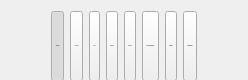
    <widget class="QWidget" name="wTabHeader" native="true">
     <property name="sizePolicy">
      <sizepolicy hsizetype="Preferred" vsizetype="Fixed">
       <horstretch>0</horstretch>
       <verstretch>0</verstretch>
      </sizepolicy>
     </property>
     <property name="minimumSize">
      <size>
       <width>0</width>
       <height>80</height>
      </size>
     </property>
     <property name="maximumSize">
      <size>
       <width>16777215</width>
       <height>80</height>
      </size>
     </property>
     <property name="styleSheet">
      <string notr="true"/>
     </property>
     <layout class="QHBoxLayout" name="horizontalLayout_2">
      <item>
       <spacer name="horizontalSpacer_9">
        <property name="orientation">
         <enum>Qt::Horizontal</enum>
        </property>
        <property name="sizeHint" stdset="0">
         <size>
          <width>40</width>
          <height>20</height>
         </size>
        </property>
       </spacer>
      </item>
      <item>
       <widget class="TokenizableToolButton" name="bGeneral">
        <property name="minimumSize">
         <size>
          <width>0</width>
          <height>70</height>
         </size>
        </property>
        <property name="maximumSize">
         <size>
          <width>16777215</width>
          <height>70</height>
         </size>
        </property>
        <property name="font">
         <font>
          <pointsize>-1</pointsize>
          <bold>false</bold>
         </font>
        </property>
        <property name="cursor">
         <cursorShape>PointingHandCursor</cursorShape>
        </property>
        <property name="focusPolicy">
         <enum>Qt::StrongFocus</enum>
        </property>
        <property name="text">
         <string>General</string>
        </property>
        <property name="icon">
         <iconset resource="../Resources_common.qrc">
          <normaloff>:/settings-general</normaloff>:/settings-general</iconset>
        </property>
        <property name="iconSize">
         <size>
          <width>25</width>
          <height>25</height>
         </size>
        </property>
        <property name="checkable">
         <bool>true</bool>
        </property>
        <property name="checked">
         <bool>true</bool>
        </property>
        <property name="autoExclusive">
         <bool>true</bool>
        </property>
        <property name="toolButtonStyle">
         <enum>Qt::ToolButtonTextUnderIcon</enum>
        </property>
        <property name="normal_off" stdset="0">
         <string notr="true">icon-secondary</string>
        </property>
        <property name="normal_on" stdset="0">
         <string notr="true">icon-primary</string>
        </property>
       </widget>
      </item>
      <item>
       <widget class="TokenizableToolButton" name="bAccount">
        <property name="minimumSize">
         <size>
          <width>0</width>
          <height>70</height>
         </size>
        </property>
        <property name="maximumSize">
         <size>
          <width>16777215</width>
          <height>70</height>
         </size>
        </property>
        <property name="font">
         <font>
          <pointsize>-1</pointsize>
          <bold>false</bold>
         </font>
        </property>
        <property name="cursor">
         <cursorShape>PointingHandCursor</cursorShape>
        </property>
        <property name="focusPolicy">
         <enum>Qt::StrongFocus</enum>
        </property>
        <property name="text">
         <string>Account</string>
        </property>
        <property name="icon">
         <iconset resource="../Resources_common.qrc">
          <normaloff>:/settings-account</normaloff>:/settings-account</iconset>
        </property>
        <property name="iconSize">
         <size>
          <width>25</width>
          <height>25</height>
         </size>
        </property>
        <property name="checkable">
         <bool>true</bool>
        </property>
        <property name="autoExclusive">
         <bool>true</bool>
        </property>
        <property name="toolButtonStyle">
         <enum>Qt::ToolButtonTextUnderIcon</enum>
        </property>
        <property name="normal_off" stdset="0">
         <string notr="true">icon-secondary</string>
        </property>
        <property name="normal_on" stdset="0">
         <string notr="true">icon-primary</string>
        </property>
       </widget>
      </item>
      <item>
       <widget class="TokenizableToolButton" name="bSyncs">
        <property name="minimumSize">
         <size>
          <width>0</width>
          <height>70</height>
         </size>
        </property>
        <property name="maximumSize">
         <size>
          <width>16777215</width>
          <height>70</height>
         </size>
        </property>
        <property name="font">
         <font>
          <pointsize>-1</pointsize>
          <bold>false</bold>
         </font>
        </property>
        <property name="cursor">
         <cursorShape>PointingHandCursor</cursorShape>
        </property>
        <property name="focusPolicy">
         <enum>Qt::StrongFocus</enum>
        </property>
        <property name="text">
         <string>Sync</string>
        </property>
        <property name="icon">
         <iconset resource="../Resources_common.qrc">
          <normaloff>:/settings-sync</normaloff>:/settings-sync</iconset>
        </property>
        <property name="iconSize">
         <size>
          <width>25</width>
          <height>25</height>
         </size>
        </property>
        <property name="checkable">
         <bool>true</bool>
        </property>
        <property name="autoExclusive">
         <bool>true</bool>
        </property>
        <property name="toolButtonStyle">
         <enum>Qt::ToolButtonTextUnderIcon</enum>
        </property>
        <property name="normal_off" stdset="0">
         <string notr="true">icon-secondary</string>
        </property>
        <property name="normal_on" stdset="0">
         <string notr="true">icon-primary</string>
        </property>
       </widget>
      </item>
      <item>
       <widget class="TokenizableToolButton" name="bBackup">
        <property name="minimumSize">
         <size>
          <width>0</width>
          <height>70</height>
         </size>
        </property>
        <property name="maximumSize">
         <size>
          <width>16777215</width>
          <height>70</height>
         </size>
        </property>
        <property name="font">
         <font>
          <pointsize>-1</pointsize>
          <bold>false</bold>
         </font>
        </property>
        <property name="cursor">
         <cursorShape>PointingHandCursor</cursorShape>
        </property>
        <property name="focusPolicy">
         <enum>Qt::StrongFocus</enum>
        </property>
        <property name="text">
         <string>Backup</string>
        </property>
        <property name="icon">
         <iconset resource="../Resources_common.qrc">
          <normaloff>:/settings-backup</normaloff>:/settings-backup</iconset>
        </property>
        <property name="iconSize">
         <size>
          <width>25</width>
          <height>25</height>
         </size>
        </property>
        <property name="checkable">
         <bool>true</bool>
        </property>
        <property name="autoExclusive">
         <bool>true</bool>
        </property>
        <property name="toolButtonStyle">
         <enum>Qt::ToolButtonTextUnderIcon</enum>
        </property>
        <property name="normal_off" stdset="0">
         <string notr="true">icon-secondary</string>
        </property>
        <property name="normal_on" stdset="0">
         <string notr="true">icon-primary</string>
        </property>
       </widget>
      </item>
      <item>
       <widget class="TokenizableToolButton" name="bSecurity">
        <property name="minimumSize">
         <size>
          <width>0</width>
          <height>70</height>
         </size>
        </property>
        <property name="maximumSize">
         <size>
          <width>16777215</width>
          <height>70</height>
         </size>
        </property>
        <property name="font">
         <font>
          <pointsize>-1</pointsize>
          <bold>false</bold>
         </font>
        </property>
        <property name="cursor">
         <cursorShape>PointingHandCursor</cursorShape>
        </property>
        <property name="focusPolicy">
         <enum>Qt::StrongFocus</enum>
        </property>
        <property name="text">
         <string>Security</string>
        </property>
        <property name="icon">
         <iconset resource="../Resources_common.qrc">
          <normaloff>:/settings-shield</normaloff>:/settings-shield</iconset>
        </property>
        <property name="iconSize">
         <size>
          <width>25</width>
          <height>25</height>
         </size>
        </property>
        <property name="checkable">
         <bool>true</bool>
        </property>
        <property name="autoExclusive">
         <bool>true</bool>
        </property>
        <property name="toolButtonStyle">
         <enum>Qt::ToolButtonTextUnderIcon</enum>
        </property>
        <property name="normal_off" stdset="0">
         <string notr="true">icon-secondary</string>
        </property>
        <property name="normal_on" stdset="0">
         <string notr="true">icon-primary</string>
        </property>
       </widget>
      </item>
      <item>
       <widget class="TokenizableToolButton" name="bFolders">
        <property name="minimumSize">
         <size>
          <width>0</width>
          <height>70</height>
         </size>
        </property>
        <property name="maximumSize">
         <size>
          <width>16777215</width>
          <height>70</height>
         </size>
        </property>
        <property name="font">
         <font>
          <pointsize>-1</pointsize>
          <bold>false</bold>
         </font>
        </property>
        <property name="cursor">
         <cursorShape>PointingHandCursor</cursorShape>
        </property>
        <property name="focusPolicy">
         <enum>Qt::StrongFocus</enum>
        </property>
        <property name="text">
         <string>File management</string>
        </property>
        <property name="icon">
         <iconset resource="../Resources_common.qrc">
          <normaloff>:/settings-folders</normaloff>:/settings-folders</iconset>
        </property>
        <property name="iconSize">
         <size>
          <width>25</width>
          <height>25</height>
         </size>
        </property>
        <property name="checkable">
         <bool>true</bool>
        </property>
        <property name="autoExclusive">
         <bool>true</bool>
        </property>
        <property name="toolButtonStyle">
         <enum>Qt::ToolButtonTextUnderIcon</enum>
        </property>
        <property name="normal_off" stdset="0">
         <string notr="true">icon-secondary</string>
        </property>
        <property name="normal_on" stdset="0">
         <string notr="true">icon-primary</string>
        </property>
       </widget>
      </item>
      <item>
       <widget class="TokenizableToolButton" name="bNetwork">
        <property name="minimumSize">
         <size>
          <width>0</width>
          <height>70</height>
         </size>
        </property>
        <property name="maximumSize">
         <size>
          <width>16777215</width>
          <height>70</height>
         </size>
        </property>
        <property name="font">
         <font>
          <pointsize>-1</pointsize>
          <bold>false</bold>
         </font>
        </property>
        <property name="cursor">
         <cursorShape>PointingHandCursor</cursorShape>
        </property>
        <property name="focusPolicy">
         <enum>Qt::StrongFocus</enum>
        </property>
        <property name="text">
         <string>Network</string>
        </property>
        <property name="icon">
         <iconset resource="../Resources_common.qrc">
          <normaloff>:/settings-network</normaloff>:/settings-network</iconset>
        </property>
        <property name="iconSize">
         <size>
          <width>25</width>
          <height>25</height>
         </size>
        </property>
        <property name="checkable">
         <bool>true</bool>
        </property>
        <property name="autoExclusive">
         <bool>true</bool>
        </property>
        <property name="toolButtonStyle">
         <enum>Qt::ToolButtonTextUnderIcon</enum>
        </property>
        <property name="normal_off" stdset="0">
         <string notr="true">icon-secondary</string>
        </property>
        <property name="normal_on" stdset="0">
         <string notr="true">icon-primary</string>
        </property>
       </widget>
      </item>
      <item>
       <widget class="TokenizableToolButton" name="bNotifications">
        <property name="minimumSize">
         <size>
          <width>0</width>
          <height>70</height>
         </size>
        </property>
        <property name="maximumSize">
         <size>
          <width>16777215</width>
          <height>70</height>
         </size>
        </property>
        <property name="font">
         <font>
          <pointsize>-1</pointsize>
          <bold>false</bold>
         </font>
        </property>
        <property name="cursor">
         <cursorShape>PointingHandCursor</cursorShape>
        </property>
        <property name="focusPolicy">
         <enum>Qt::StrongFocus</enum>
        </property>
        <property name="text">
         <string>Notifications</string>
        </property>
        <property name="icon">
         <iconset resource="../Resources_common.qrc">
          <normaloff>:/settings-notifications</normaloff>:/settings-notifications</iconset>
        </property>
        <property name="iconSize">
         <size>
          <width>25</width>
          <height>25</height>
         </size>
        </property>
        <property name="checkable">
         <bool>true</bool>
        </property>
        <property name="checked">
         <bool>false</bool>
        </property>
        <property name="autoExclusive">
         <bool>true</bool>
        </property>
        <property name="toolButtonStyle">
         <enum>Qt::ToolButtonTextUnderIcon</enum>
        </property>
        <property name="normal_off" stdset="0">
         <string notr="true">icon-secondary</string>
        </property>
        <property name="normal_on" stdset="0">
         <string notr="true">icon-primary</string>
        </property>
       </widget>
      </item>
      <item>
       <spacer name="horizontalSpacer_19">
        <property name="orientation">
         <enum>Qt::Horizontal</enum>
        </property>
        <property name="sizeHint" stdset="0">
         <size>
          <width>40</width>
          <height>20</height>
         </size>
        </property>
       </spacer>
      </item>
     </layout>
    </widget>
